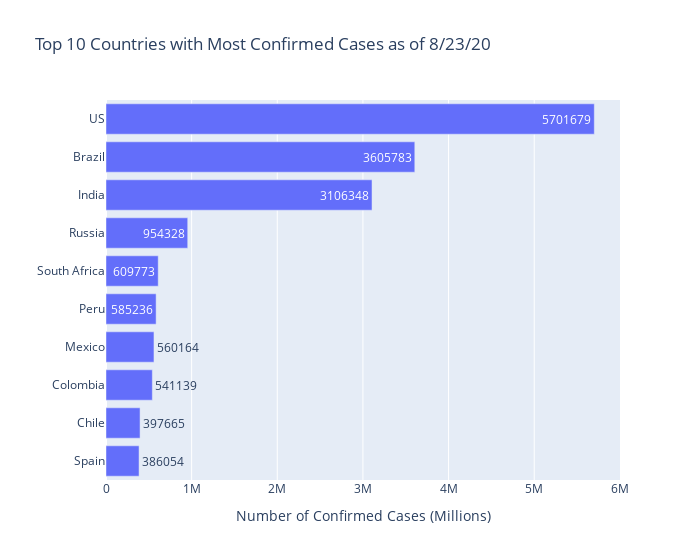

Write notebook code for a chart like this one.
### Code cell
#Visualize Top Countries with Confirmed Cases
fig = px.bar(top_confirm, x= top_confirm.columns[1], y= 'Country/Region', 
             width=700, title = 'Top 10 Countries with Most Confirmed Cases as of ' + top_confirm.columns[1], 
             text = top_confirm.columns[1])
fig.update_layout(yaxis_categoryorder = 'total ascending', xaxis_title="Number of Confirmed Cases (Millions)",
    yaxis_title=" ")
iplot(fig)

### Figure 1 — Plotly figure (JSON) as saved in the notebook; plotly's stock layout.template omitted (floating-point values rounded to 4 significant figures)
{"data": [{"alignmentgroup": "True", "hovertemplate": "8/23/20=%{text}<br>Country/Region=%{y}<extra></extra>", "legendgroup": "", "marker": {"color": "#636efa"}, "name": "", "offsetgroup": "", "orientation": "h", "showlegend": false, "text": [5701679, 3605783, 3106348, 954328, 609773, 585236, 560164, 541139, 397665, 386054], "textposition": "auto", "type": "bar", "x": [5701679, 3605783, 3106348, 954328, 609773, 585236, 560164, 541139, 397665, 386054], "xaxis": "x", "y": ["US", "Brazil", "India", "Russia", "South Africa", "Peru", "Mexico", "Colombia", "Chile", "Spain"], "yaxis": "y"}], "layout": {"barmode": "relative", "legend": {"tracegroupgap": 0}, "title": {"text": "Top 10 Countries with Most Confirmed Cases as of 8/23/20"}, "width": 700, "xaxis": {"anchor": "y", "domain": [0, 1], "title": {"text": "Number of Confirmed Cases (Millions)"}}, "yaxis": {"anchor": "x", "categoryorder": "total ascending", "domain": [0, 1], "title": {"text": " "}}}}
